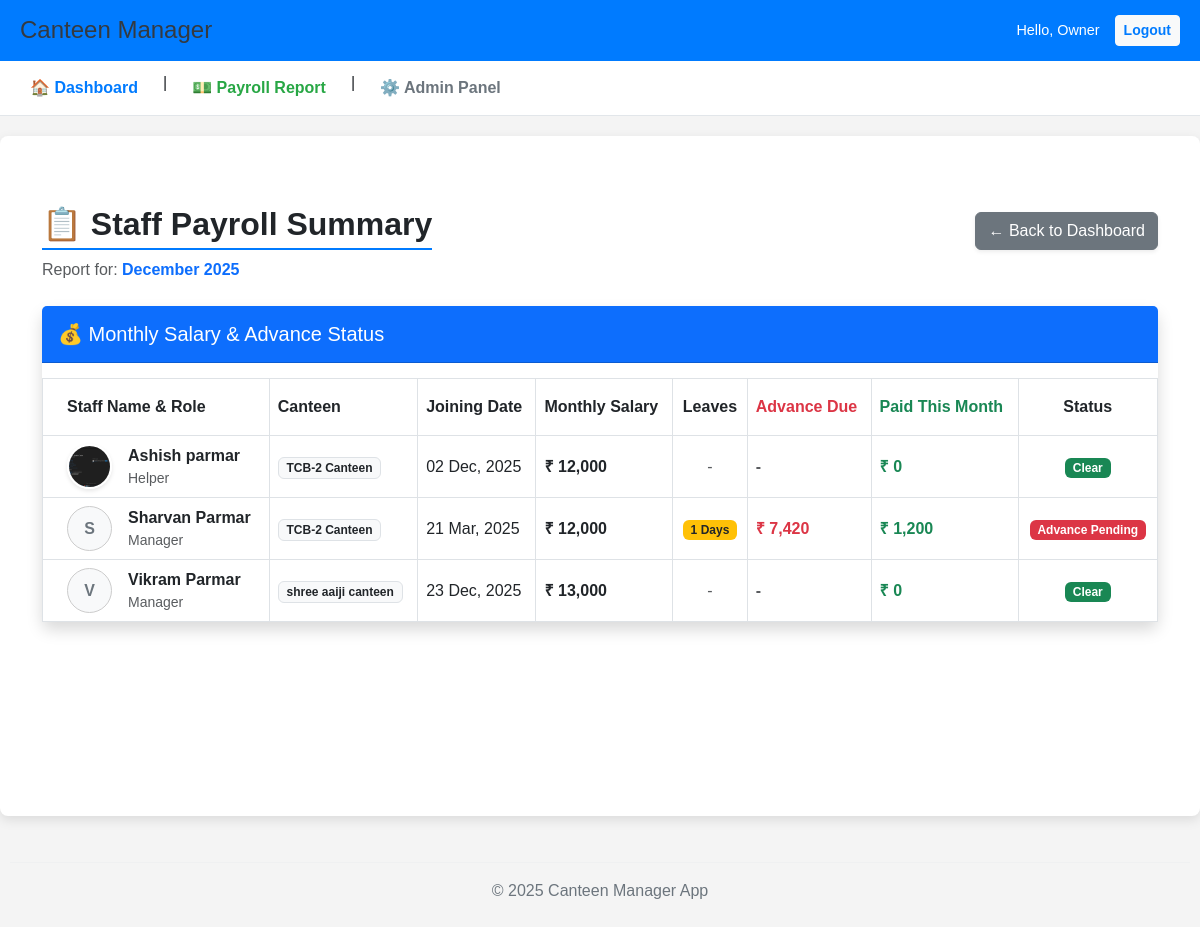
/management/payroll/summary/ (signed in), run on the app's committed database.
### management/models.py (models this page shows, shortened)
class Staff(models.Model):
    ROLES = [
        ('Manager', 'Manager'),
        ('Cook', 'Cook'),
        ('Helper', 'Helper'),
    ]
    canteen = models.ForeignKey(
        Canteen,
        on_delete=models.SET_NULL, # अगर कैंटीन डिलीट हो जाए, तो स्टाफ को NULL कर दें
        null=True,
        blank=True,
        verbose_name="Assigned Canteen"
    )
    name = models.CharField(max_length=100, verbose_name="Staff Name")
    role = models.CharField(max_length=50, choices=ROLES, default='Helper', verbose_name="Role")
    phone = models.CharField(max_length=15, default='0000000000', verbose_name="Phone Number")
    joining_date = models.DateField(null=True, blank=True, verbose_name="Joining Date")
    monthly_salary = models.DecimalField(max_digits=10, decimal_places=2, verbose_name="Monthly Salary")
    bank_account_no = models.CharField(max_length=20, blank=True, null=True,verbose_name="Bank Account No")
    ifsc_code = models.CharField(max_length=15, blank=True, null=True,verbose_name="IFSC Code")
    photo = models.ImageField(upload_to='staff_photos/', null=True, blank=True, verbose_name="Staff Photo")
    aadhar_card = models.ImageField(upload_to='staff_aadhar/', null=True, blank=True, verbose_name="Aadhar Card Photo")
    class Meta:
        verbose_name = "Staff Member"
        verbose_name_plural = "Staff"
    is_active = models.BooleanField(default=True, verbose_name="Is Active Employee")
    leaving_date = models.DateField(null=True, blank=True, verbose_name="Leaving Date")

class Canteen(models.Model):
    BILLING_CHOICES = [
        ('DAILY', 'Daily Payment/Tracking'),
        ('MONTHLY', 'Monthly Fixed Billing'),
    ]
    name = models.CharField(max_length=100, unique=True, verbose_name="Canteen Name")
    location = models.CharField(max_length=255, verbose_name="Location")
    billing_type = models.CharField(
        max_length=10,
        choices=BILLING_CHOICES,
        default='DAILY',
        verbose_name="Billing Type"
    )
    daily_lunch_count = models.IntegerField(default=0, verbose_name="Daily Lunch Count")
    daily_dinner_count = models.IntegerField(default=0, verbose_name="Daily Dinner Count")
    class Meta:
        verbose_name = "Canteen"
        verbose_name_plural = "Canteens"

### management/views.py (the view)
# urls.py: path('payroll/summary/', views.payroll_summary, name='payroll_summary'),
@login_required
def payroll_summary(request):
    today = date.today()
    first_day_of_month = today.replace(day=1)
    last_day_of_month = first_day_of_month + relativedelta(months=1) - relativedelta(days=1)
    all_staff = Staff.objects.all().order_by('canteen__name', 'name')
    payroll_data = []
    for staff in all_staff:
        advance_paid = SalaryPayment.objects.filter(
            staff=staff,
            payment_type='Advance'
        ).aggregate(Sum('amount'))['amount__sum'] or 0
        paid_this_month = SalaryPayment.objects.filter(
            staff=staff,
            date__gte=first_day_of_month,
            date__lte=last_day_of_month
        ).aggregate(Sum('amount'))['amount__sum'] or 0
        leaves_this_month_periods = StaffLeave.objects.filter(
            staff=staff,
            start_date__gte=first_day_of_month,
            end_date__lte=last_day_of_month
        )
        total_leaves = sum(leave.total_days() for leave in leaves_this_month_periods)
        payroll_data.append({
            'staff': staff,
            'canteen_name': staff.canteen.name if staff.canteen else 'N/A',
            'monthly_salary': staff.monthly_salary,
            'total_advance_paid': advance_paid,
            'paid_this_month': paid_this_month,
            'leaves_this_month': total_leaves,
        })
    context = {
        'payroll_data': payroll_data,
        'current_month': today.strftime("%B %Y"),
    }
    return render(request, 'management/payroll_summary.html', context)

### management/models.py (called while the page is built)
    def total_days(self):
        if self.start_date and self.end_date:
            delta = self.end_date - self.start_date
            return delta.days + 1
        return 0

### management/templates/management/payroll_summary.html (shortened to what this page needs)
{% extends 'base.html' %}
{% load humanize %}
{% block content %}
<div class="container mt-4">
    <div class="d-flex justify-content-between align-items-center mb-4">
        <div>
            <h2 class="fw-bold text-dark">📋 Staff Payroll Summary</h2>
            <p class="text-muted mb-0">Report for: <span class="fw-bold text-primary">{{ current_month }}</span></p>
        </div>
        <div>
            <a href="{% url 'home_dashboard' %}" class="btn btn-secondary shadow-sm">
                ← Back to Dashboard
            </a>
        </div>
    </div>
    <div class="card shadow border-0 rounded-3">
        <div class="card-header bg-primary text-white py-3">
            <h5 class="mb-0">💰 Monthly Salary & Advance Status</h5>
        </div>
        <div class="card-body p-0">
            <div class="table-responsive">
                <table class="table table-hover align-middle mb-0">
                    <thead class="bg-light text-dark">
                        <tr>
                            <th class="py-3 ps-4">Staff Name & Role</th>
                            <th class="py-3">Canteen</th>
                            <th class="py-3">Joining Date</th>
                            <th class="py-3">Monthly Salary</th>
                            <th class="py-3 text-center">Leaves</th>
                            <th class="py-3 text-danger">Advance Due</th>
                            <th class="py-3 text-success">Paid This Month</th>
                            <th class="py-3 text-center">Status</th>
                        </tr>
                    </thead>
                    <tbody>
                        {% for item in payroll_data %}
                        <tr>
                            <td class="ps-4">
                                <div class="d-flex align-items-center">
                                    <div class="me-3">
                                        {% if item.staff.photo %}
                                            <img src="{{ item.staff.photo.url }}" class="rounded-circle" style="width: 45px; height: 45px; object-fit: cover; border: 2px solid #fff; box-shadow: 0 2px 4px rgba(0,0,0,0.1);">
                                        {% else %}
                                            <div class="rounded-circle bg-light d-flex justify-content-center align-items-center text-secondary fw-bold" style="width: 45px; height: 45px; border: 1px solid #ccc;">
                                                {{ item.staff.name|slice:":1" }}
                                            </div>
                                        {% endif %}
                                    </div>
                                    <div>
                                        <a href="{% url 'staff_profile' item.staff.id %}" class="fw-bold text-decoration-none text-dark">
                                            {{ item.staff.name }}
                                        </a>
                                        <div class="small text-muted">{{ item.staff.role }}</div>
                                    </div>
                                </div>
                            </td>
                            <td><span class="badge bg-light text-dark border">{{ item.canteen_name }}</span></td>
                            <td>
                                {% if item.staff.joining_date %}
                                    {{ item.staff.joining_date|date:"d M, Y" }}
                                {% else %}
                                    -
                                {% endif %}
                            </td>
                            <td class="fw-bold">₹ {{ item.monthly_salary|floatformat:0|intcomma }}</td>
                            <td class="text-center">
                                {% if item.leaves_this_month > 0 %}
                                    <span class="badge bg-warning text-dark">{{ item.leaves_this_month }} Days</span>
                                {% else %}
                                    <span class="text-muted">-</span>
                                {% endif %}
                            </td>
                            <td class="fw-bold text-danger">
                                {% if item.total_advance_paid > 0 %}
                                    ₹ {{ item.total_advance_paid|floatformat:0|intcomma }}
                                {% else %}
                                    <span class="text-muted">-</span>
                                {% endif %}
                            </td>
                            <td class="fw-bold text-success">
                                ₹ {{ item.paid_this_month|floatformat:0|intcomma }}
                            </td>
                            <td class="text-center">
                                {% if item.total_advance_paid > 0 %}
                                    <span class="badge bg-danger">Advance Pending</span>
                                {% else %}
                                    <span class="badge bg-success">Clear</span>
                                {% endif %}
                            </td>
                        </tr>
                        {% empty %}
                        <tr>
                            <td colspan="8" class="text-center py-5 text-muted">
                                <h5>No staff data found.</h5>
                            </td>
                        </tr>
                        {% endfor %}
                    </tbody>
                </table>
            </div>
        </div>
    </div>
</div>
{% endblock %}

### management/templates/base.html (shortened to what this page needs)
<!DOCTYPE html>
<html lang="en">
<head>
    <link href="https://cdn.jsdelivr.net/npm/bootstrap@5.3.0/dist/css/bootstrap.min.css" rel="stylesheet">
</head>
<body>
    <header>
        <div style="background-color: #007bff; color: white; padding: 15px 20px; display: flex; justify-content: space-between; align-items: center;">
            <h1 style="margin: 0; font-size: 1.5em;">Canteen Manager</h1>
            {% if user.is_authenticated %}
            <div style="display: flex; align-items: center; gap: 15px;">
                <span style="font-size: 0.9em;">Hello, {{ user.username }}</span>
                <form method="post" action="{% url 'logout' %}" style="margin: 0;">
                    <button type="submit" class="btn btn-sm btn-light" style="color: #007bff; font-weight: bold;">Logout</button>
                </form>
            </div>
            {% endif %}
        </div>
        <nav class="main-nav" style="background-color: #ffffff; padding: 10px 20px; border-bottom: 1px solid #e2e6ea;">
            {% if user.is_authenticated %}
            <div style="display: flex; gap: 15px;">
                <a href="{% url 'home_dashboard' %}" style="color: #007bff; font-weight: bold;">
                    🏠 Dashboard
                </a>
                |
                <a href="{% url 'payroll_summary' %}" style="color: #28a745; font-weight: bold;">
                    💵 Payroll Report
                </a>
                |
                <a href="/admin/" style="color: #6c757d; font-weight: bold;">
                    ⚙️ Admin Panel
                </a>
            </div>
            {% endif %}
        </nav>
    </header>
    <main>
        {% block content %}
        {% endblock %}
    </main>
    <footer style="text-align: center; padding: 10px; color: #6c757d;">
        <hr style="border-color: #dee2e6;">
        <p>&copy; 2025 Canteen Manager App</p>
    </footer>
</body>
</html>

### management/templates/base.html (style rules this page uses)
body { font-family: Arial, sans-serif; margin: 0; padding: 0; background-color: #f4f4f4; }
main { padding: 20px; max-width: 1200px; margin: 20px auto; background-color: white; min-height: 85vh; border-radius: 8px; box-shadow: 0 4px 12px rgba(0,0,0,0.1); }
h1 { color: #343a40; }
h2 { border-bottom: 2px solid #007bff; padding-bottom: 5px; margin-top: 25px; }
table { border-collapse: collapse; margin-top: 15px; width: 100%; }
th, td { border: 1px solid #dee2e6; padding: 12px; text-align: left; }
th { background-color: #f0f0f0; }
.main-nav a { text-decoration: none; padding: 5px 10px; border-radius: 4px; transition: background-color 0.3s; }

### data on the page
Staff: staff.photo (picture), staff.name "Ashish parmar", staff.role "Helper", canteen_name "TCB-2 Canteen", staff.joining_date "02 Dec, 2025", monthly_salary "12,000", paid_this_month "0", shows "Clear"
Staff: staff.name "S", staff.name "Sharvan Parmar", staff.role "Manager", canteen_name "TCB-2 Canteen", staff.joining_date "21 Mar, 2025", monthly_salary "12,000", leaves_this_month "1", total_advance_paid "7,420", paid_this_month "1,200", shows "Advance Pending"
Staff: staff.name "V", staff.name "Vikram Parmar", staff.role "Manager", canteen_name "shree aaiji canteen", staff.joining_date "23 Dec, 2025", monthly_salary "13,000", paid_this_month "0", shows "Clear"

### other printed values
{{ user.username }} "Owner"
